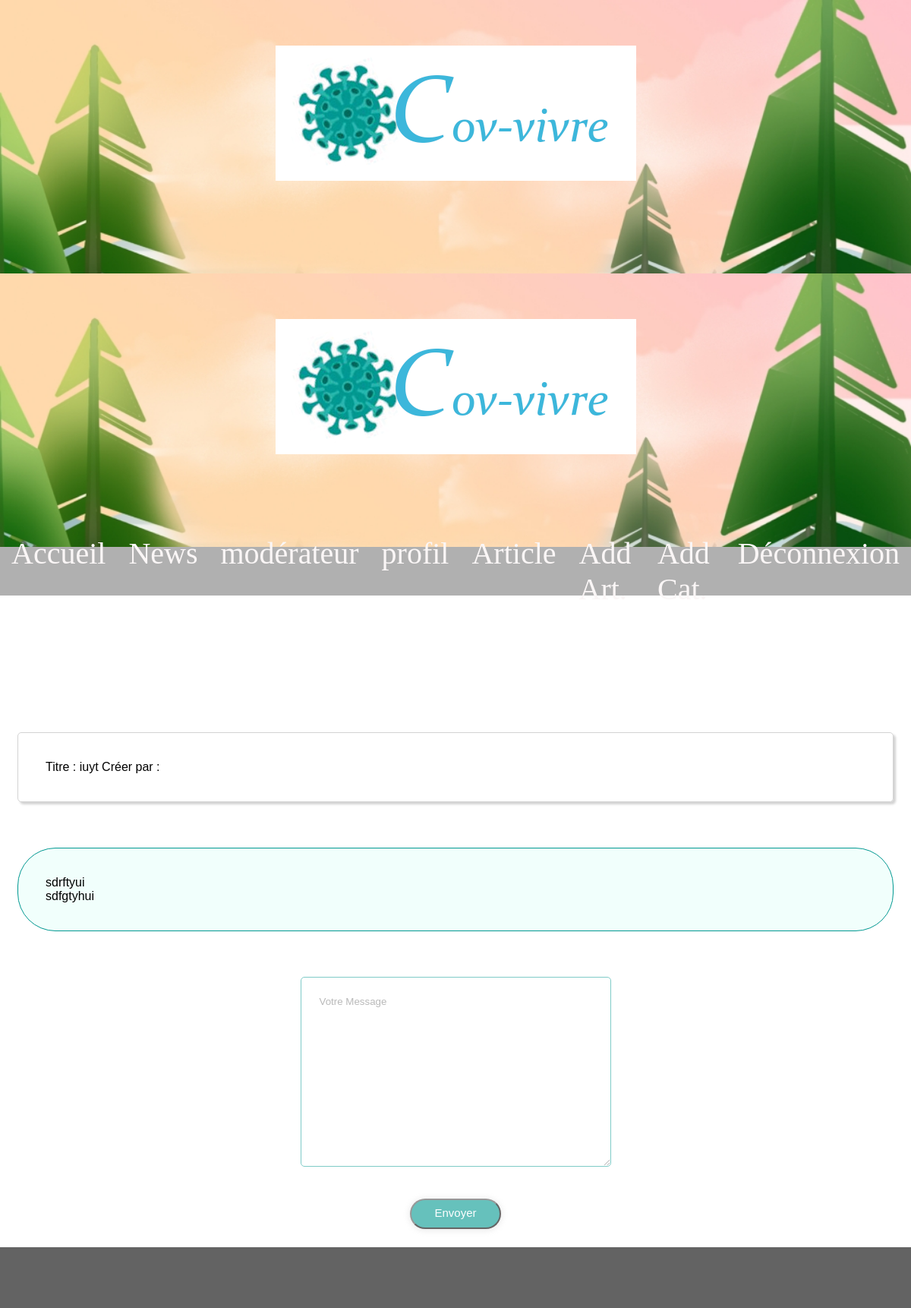
Page /articles.php?id=29 (signed in) on the committed database.
### tables this page shows
CREATE TABLE IF NOT EXISTS `articles` (
  `id` int(255) NOT NULL AUTO_INCREMENT,
  `article` text NOT NULL,
  `id_utilisateur` int(11) NOT NULL,
  `id_categorie` int(11) NOT NULL,
  `date` timestamp NOT NULL DEFAULT current_timestamp() ON UPDATE current_timestamp(),
  PRIMARY KEY (`id`)
);

CREATE TABLE IF NOT EXISTS `commentaires` (
  `id` int(11) NOT NULL AUTO_INCREMENT,
  `commentaire` varchar(1024) NOT NULL,
  `id_article` int(11) NOT NULL,
  `id_utilisateur` int(11) NOT NULL,
  `date` timestamp NOT NULL DEFAULT current_timestamp() ON UPDATE current_timestamp(),
  PRIMARY KEY (`id`)
);

### articles.php (the view, shortened to what this page needs)
<html>
<?php
$connexion = mysqli_connect("localhost", "root", "", "confinement");
if (isset($_GET['id']))
{
	$requeteArticle = "SELECT * FROM articles WHERE id = '".$_GET['id']."'";
	$queryArticle = mysqli_query($connexion, $requeteArticle);
	$resultArticle = mysqli_fetch_all($queryArticle);
}
?>
<head>
	<link rel="stylesheet" href="css/style.css">
</head>
<div class="banniere">
		<div class="logo">
			<img src="img/logo.png">
		</div>
	</div>
<body id="bodyArticle">
<div class="banniere">
		<div class="logo">
			<img src="img/logo.png">
		</div>
	</div>
	<?php require 'header.php';?>
	<main id="mainArticle">
		<?php
		if (isset($_SESSION['login']))
		{?>
			<div id="infoArticle">
				Titre :
				<?php
				echo $resultArticle[0][1];
				?>
				Créer par : <?php ?>
			</div>
			<div id="anciens-commentaires">
				<?php
				$requeteCommentaire = "SELECT * FROM commentaires WHERE id_article='".$_GET['id']."'";
				$queryCommentaire = mysqli_query($connexion, $requeteCommentaire);
				$resultCommentaire = mysqli_fetch_all($queryCommentaire);
				$nbCommentaire = count($resultCommentaire);
				if (empty($resultCommentaire))
				{
					echo "PAS DE COMMENTAIRE";
				}
				else
				{
					for ($i=0; $i < $nbCommentaire ; $i++)
					{
						echo $resultCommentaire[$i][1];
						echo "<br />";
					}
				}
				?>
			</div>
			<div id="commentaire">
				<form action="articles.php?id=<?php echo $resultArticle[0][0]?>" method="post">
					<textarea rows="10" cols="43"name="commentaire" placeholder="Votre Message"></textarea>
					<br />
					<input id="button1" type="submit" name="envoyer" value="Envoyer">
				</form>
			</div>
		<?php
		}
		else
		{
			echo "Vous devez etre connecter pour avoir accés a cette partit du blog";
		}
		?>
	</main>
	<?php require 'footer.php'?>
</body>
</html>

### css/style.css (style rules this page uses)
html { margin: 0; padding: 0; }
body { background: rgb(7,3,2); background: white; margin:0; padding:0; width: 100%; height: 100%; }
input[type="submit"] { cursor:pointer; font-family: "Bold"; padding-bottom: 4px; margin-top: 30px; box-shadow: 0px 1px 10px grey; background-color:rgb(228, 88, 23); text-decoration: none; width: 120px; height: 30px; text-align:center; transition: all 0.2s ease; color: white; border-radius: 20px; font-size: 10px; }
.banniere { text-align: center; background-image: url(../img/banniere.jpg); background-repeat: no-repeat; background-size: cover; height: 300px; padding-top: 5%; }
.logo { display: flex; justify-content: center; width: 20%; margin: 0 auto; background-color: rgb(255, 255, 255, 0.5); }
#mainArticle { display: flex; flex-direction: column; justify-content: center; width: 100%; margin: 0 auto ; }
#mainArticle div form { display: flex; flex-direction: column; align-items: center; width: 100%; margin: 0 auto ; }
#infoArticle { margin: auto; text-align: center; }
#bodyArticle { background:white; }
#mainArticle { display: flex; flex-direction: column; justify-content: center; width: 100%; margin: 0 auto; margin-top:15%; }
#infoArticle { box-shadow:3px 3px 3px lightgray; }
#infoArticle, #anciens-commentaires { margin:auto; text-align: justify; border:0.5px solid lightgray; width:90%; padding:3%; border-radius:5px; outline:none; font-family: 'Montserrat', sans-serif; }
#anciens-commentaires { margin-top:5%; border-radius: 50px; background-color:#F1FFFC; border-color:#019891; }
#commentaire textarea { margin-top: 5%; border:0.4px solid #019891; height:250px; opacity:0.5; text-align: justify; width:auto; padding:2%; border-radius:5px; outline:none; font-family: 'Montserrat', sans-serif; }
#button1 { cursor:pointer; font-family: 'Montserrat', sans-serif; padding-bottom: 4px; margin-top: 2%; box-shadow: 0px 1px 10px lightgray; background-color:#019891; text-decoration: none; width: 120px; height: 40px; text-align:center; transition: all 0.2s ease; color: white; border-radius: 20px; font-size: 15px; opacity: 0.6; transition: 0.3s; outline:none; }

### rows in the picture
articles: article "iuyt"
commentaires: commentaire "sdrftyui"
commentaires: commentaire "sdfgtyhui"
